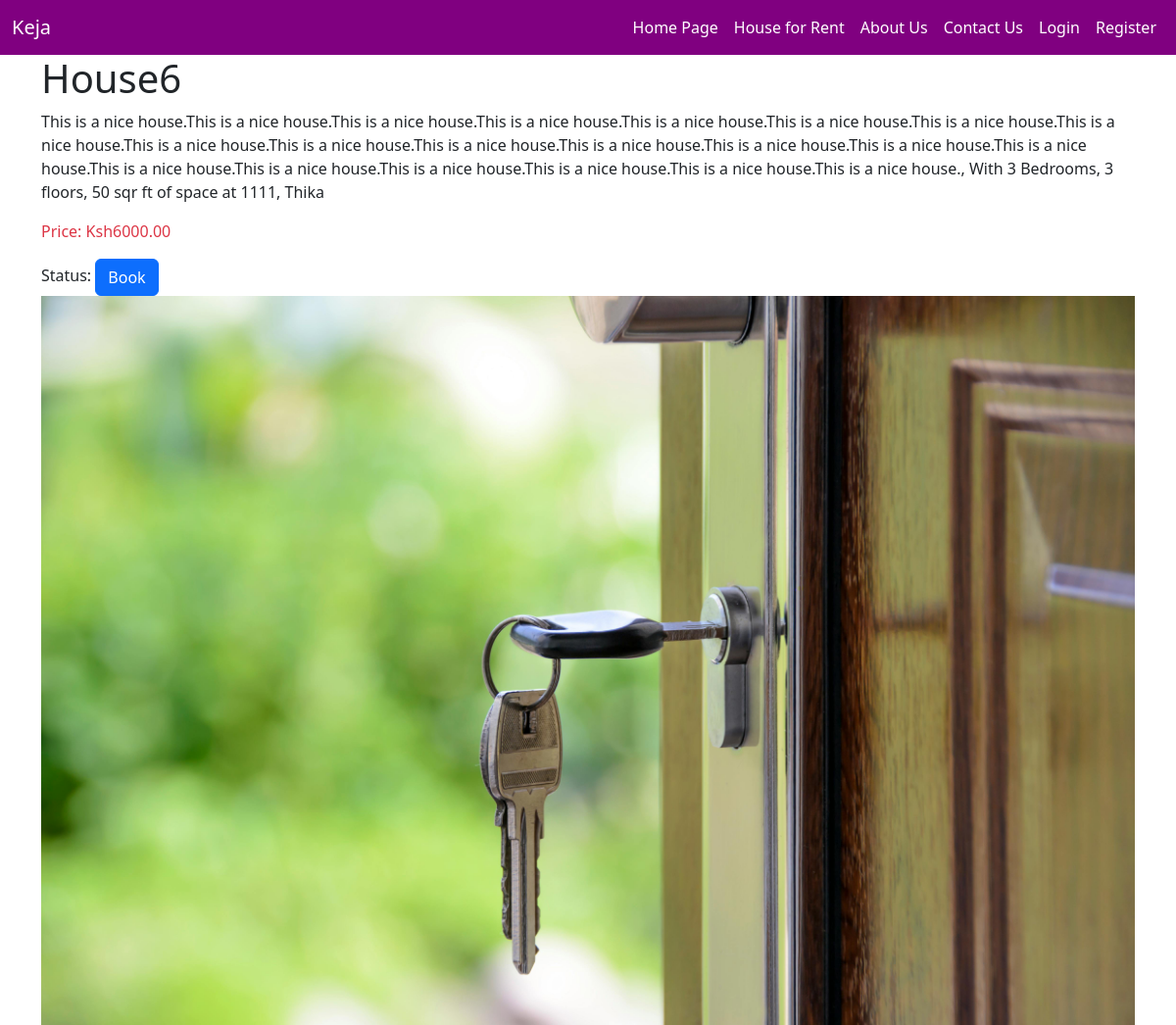
Page /products/products/6/ on the earlier database version.
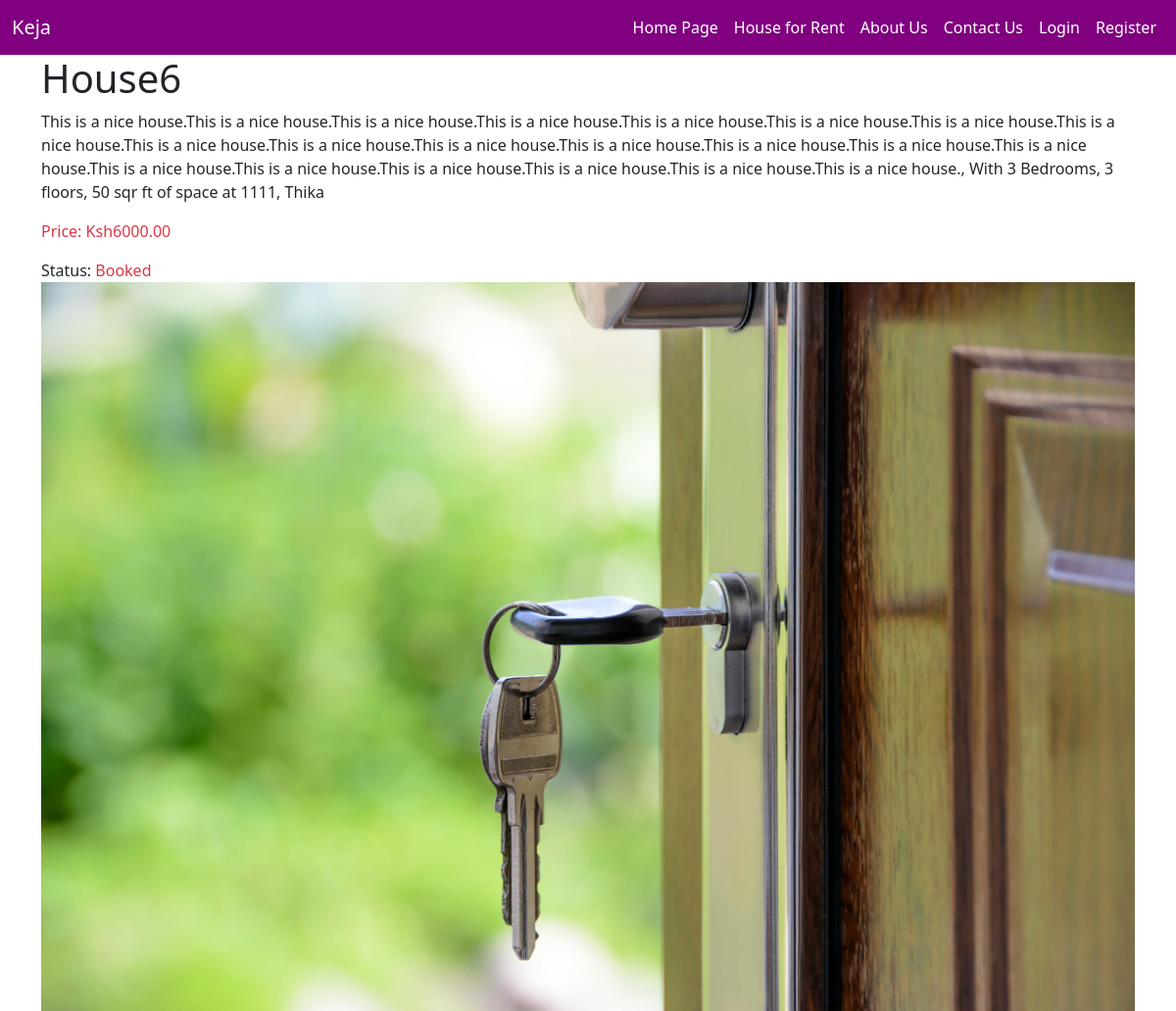
Same page on the later database version.
### product/views.py (the view)
# urls.py: path('<int:product_id>/', views.product_detail, name='product_detail'),
def product_detail(request, product_id):
    product = get_object_or_404(Product, pk=product_id)
    return render(request, 'product_detail.html', {'product': product})

### templates/product_detail.html (shortened to what this page needs)
{% extends 'base.html' %}
{% block content %}
<html>
<head>
</head>
<body>
    <div class="container">
        <h1>{{ product.title }}</h1>
        <p>{{ product.description }}, With {{ product.num_bedrooms }} Bedrooms, {{ product.num_floors }} floors, {{ product.square_feet }} sqr ft of space  at {{ product.address }}, {{ product.city }}</p>
        <p class="text-danger">Price: Ksh{{ product.price }}</p>
        Status: {% if not product.booked %}
        <a href="{% url 'book_house' product.id %}" class="btn btn-primary">Book</a>
    {% else %}
        <span class="text-danger">Booked</span>
    {% endif %}
        {% if product.image %}
            <img src="{{ product.image.url }}" alt="{{ product.title }}" class="img-fluid">
        {% endif %}
    </div>
</body>
</html>
{% endblock %}

Differences in the rows shown:
changed Product "House6": booked False → True (drawn)
Other differences:
text no longer shown: "Book"
text now shown: "Booked"
